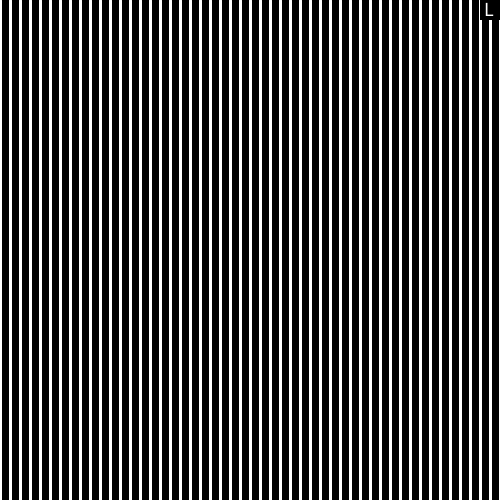
Frame 1 (no input)
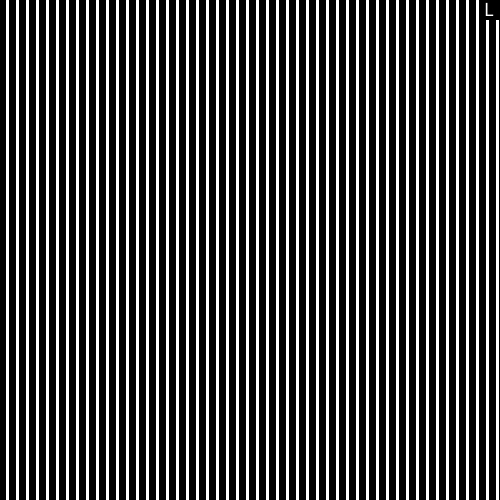
Frame 60 (the mouse pressed at the canvas centre just before this capture)
Frame 120 (the mouse held since frame 60 and released just before this capture): identical to frame 60, image omitted

The Processing sketch that drew these frames (run headless with seeded random() and noise(); from frame 60 on, the mouse is pressed at the canvas centre):

// Processing sketch: ScrollingScreen
// ── ScrollingScreen.pde
Direction scrollDir;
float screenX, screenY;
float scrollSpeed = 2.5; // changes over time?

void setup() {
  size(500, 500);
  
  screenX = 0;
  screenY = 0;
  
  scrollDir = Direction.Left;
  
  strokeWeight(3);
  stroke(255);
  textSize(20);
}

void draw() {
  pushMatrix();
  translate(screenX, screenY);
  background(0);
  
  stroke(255);
  strokeWeight(3);
  for(int i = 0; i < width; i++) {
    line(-width*5+i*10, 0, -width*5+i*10, height);
  }
  
  switch (scrollDir) {
    case Left:
      screenX+=scrollSpeed;
      break;
    case Right:
      screenX-=scrollSpeed;
      break;
    case Up:
      screenY-=scrollSpeed;
      break;
    case Down:
      screenY+=scrollSpeed;
      break;
    case Static:
      break;
    default:
      break;
  }
  
  popMatrix();
  
  drawDir();
}

void drawDir() {
  noStroke();
  fill(0);
  rect(width-20, 0, 20, 20);
  fill(255);
  switch (scrollDir) {
    case Left:
      text("L", width-16, 16);
      break;
    case Right:
      text("R", width-16, 16);
      break;
    case Up:
      text("U", width-16, 16);
      break;
    case Down:
      text("D", width-16, 16);
      break;
    case Static:
      text("", width-16, 16);
      break;
    default:
      break;
  }
}

void mouseClicked() {
  switch (scrollDir) {
    case Left:
      scrollDir = Direction.Right;
      break;
    case Right:
      scrollDir = Direction.Up;
      break;
    case Up:
      scrollDir = Direction.Down;
      break;
    case Down:
      scrollDir = Direction.Left;
      break;
    case Static:
      break;
    default:
      break;
  }
  
}

enum Direction {
  Left, Right, Up, Down, Static
}
